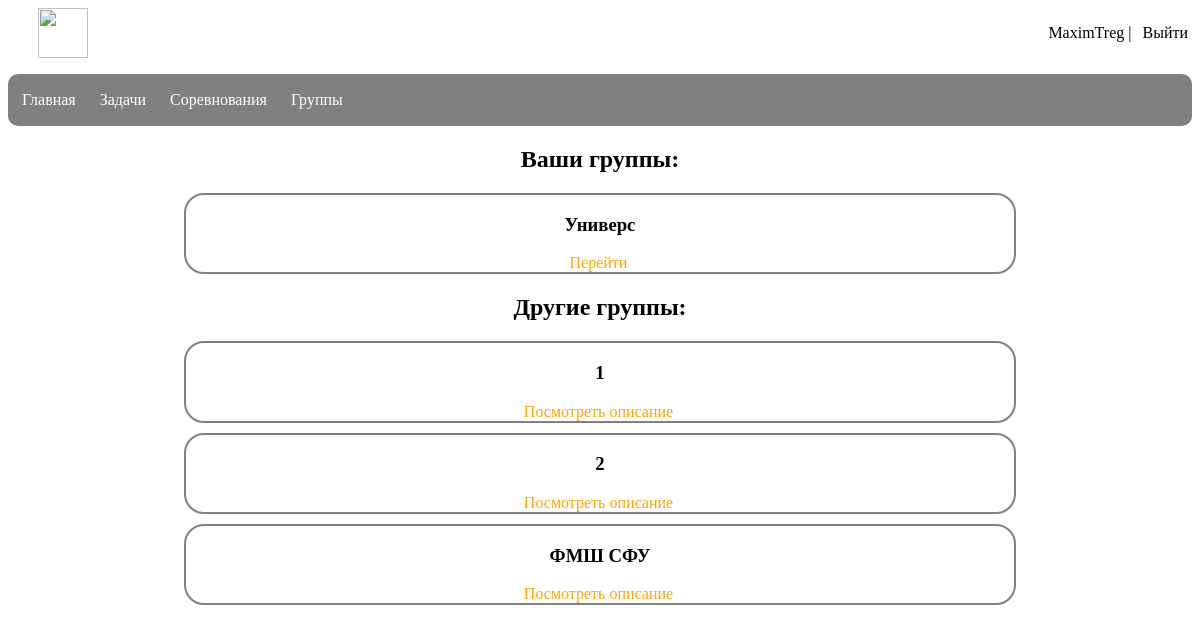
The page /groups (signed in) on the database its author committed.
### app/models.py (models this page shows, shortened)
class User(UserMixin, db.Model):
    id = db.Column(db.Integer, primary_key=True)
    username = db.Column(db.String(50), index=True, unique=True)
    email = db.Column(db.String(120), index=True, unique=True)
    password_hash = db.Column(db.String(128))
    groups = db.relationship('UserGroup', backref='user', lazy='dynamic')
    tasks = db.relationship('Task', backref='creator', lazy='dynamic')
    solutions = db.relationship('Solution', backref='user', lazy='dynamic')
    def get_groups(self):
        return Groups.query.filter(Groups.id.in_(list(map(lambda g: g.group_id, self.groups)))).all()

class Groups(db.Model):
    id = db.Column(db.Integer, primary_key=True)
    title = db.Column(db.String(100), unique=True, nullable=False)
    statement = db.Column(db.Text, nullable=True)
    users = db.relationship('UserGroup', backref='group', lazy='dynamic')

### app/routes.py (the view)
@app.route('/groups', defaults={'id': None})
@app.route('/groups/<int:id>')
def groups(id):
    if id:
        group = Groups.query.get(id)
        return render_template('group.html',  cureent_user=current_user, group=group)
    groups = Groups.query.all()
    return render_template('groups.html', groups=groups)

### app/models.py (called while the page is built)
@login.user_loader
def load_user(id):
    return User.query.get(int(id))

### app/templates/groups.html (shortened to what this page needs)
{% extends "base.html" %}
{% block content %}
<body>
    <div class="container">
        <section>
            {% if not current_user.is_anonymous %}
                {% if current_user.get_groups() %}
                    <h2>Ваши группы:</h2>
                    <div class="group-list">
                        {% for group in current_user.get_groups() %}
                            <div class="group-card">
                                <h3>{{ group.title }}</h3>
                                <a href="{{ url_for('groups', id=group.id) }}" class="sub">Перейти</a>
                            </div>
                        {% endfor %}
                    </div>
                {% else %}
                    <p>Вы не содержитесь ни в одной группе</p>
                {% endif %}
            {% endif %}
        </section>
        <section>
            {% if not current_user.is_anonymous %}
                <h2>Другие группы:</h2>
            {% endif %}
            {% if groups %}
                <div class="group-list">
                    {% for group in groups %}
                        {% if not current_user.is_anonymous %}
                            {% if group not in current_user.get_groups() %}
                                <div class="group-card">
                                    <h3>{{ group.title }}</h3>
                                    <a href="{{ url_for('groups', id=group.id) }}" class="sub" >Посмотреть описание</a>
                                </div>
                            {% endif %}
                        {% else %}
                            <div class="group-card">
                                <h3>{{ group.title }}</h3>
                                <a href="{{ url_for('groups', id=group.id) }}" class="sub" >Посмотреть описание</a>
                            </div>
                        {% endif %}
                    {% endfor %}
                </div>
            {% else %}
                <p>Нет доступных групп для присоединения.</p>
            {% endif %}
        </section>
    </div>
</body>
</html>
{% endblock %}

### app/templates/base.html (shortened to what this page needs)
<html>
    <head>
        <link type="text/css" href="../static/css/styles.css" rel="stylesheet" />
    </head>
    <body>
        <div id="header">
            <a href="/"><img class="logo" src="../static/images/logo.png"></a>
            <div>
                {% if current_user.is_anonymous %}
                <a href="/login" class="login">Войти</a>
                |
                <a href="/register" class="login">Зарегистрироваться</a>
                {% else %}
                <a href="/profile" id="profile_button"> {{ current_user.username }} </a>
                |
                <a href="{{ '/logout' }}" class="login">Выйти</a>
                {% endif %}
            </div>
        </div>
        <div id="menu">
            <ul>
                <li><a href="/">Главная</a></li>
                <li><a href="/tasks">Задачи</a></li>
                <li><a href="/contests">Соревнования</a></li>
                <li><a href="/groups">Группы</a></li>
            </ul>
        </div>
        {% block content %}{% endblock %}
    </body>
</html>

### app/static/css/styles.css (style rules this page uses)
body { font-family: Comic Sans MS; }
ul { list-style-type: none; padding: 7px; overflow: hidden; background-color: grey; border-radius: 10px; }
.logo { height: 50px; margin-left: 30px; }
#header { display: flex; justify-content: space-between; align-items: center; }
.login { color: black; text-align: center; }
.login { padding: 4px; padding-left: 7px; color: black; border-radius: 5px; text-decoration: none; }
li { float: left; }
li a { display: block; color: white; text-align: center; margin-right: 10px; padding: 10px; padding-left: 7px; padding-right: 7px; border-radius: 10px; text-decoration: none; }
#profile_button { color: black; text-decoration: none; }
h2 { text-align: center; }
.group-card { text-align: center; border: 2px solid grey; width: 70%; border-radius: 20px; margin-left: auto; margin-right: auto; margin-bottom: 10px; }
.sub { padding: 10px; padding-left: 7px; color: orange; border-radius: 5px; text-decoration: none; }

### rows shown on the page
User: username "MaximTreg"
Groups: title "Универс"
Groups: title "1"
Groups: title "2"
Groups: title "ФМШ СФУ"
